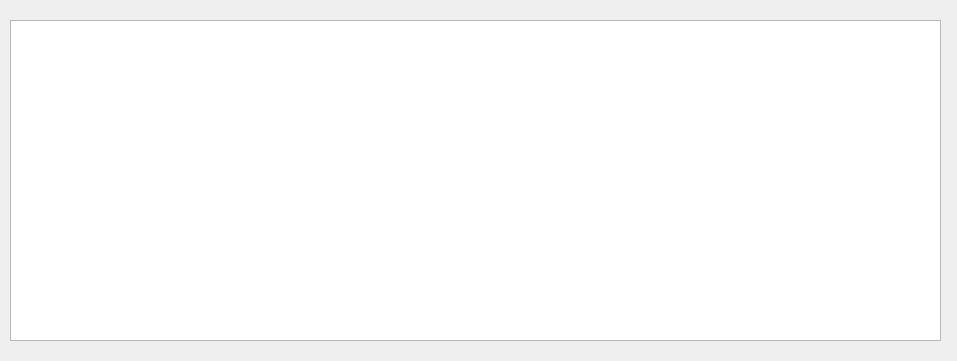
<?xml version="1.0" encoding="UTF-8"?>
<ui version="4.0">
 <class>DebugWindow</class>
 <widget class="QDialog" name="DebugWindow">
  <property name="geometry">
   <rect>
    <x>0</x>
    <y>0</y>
    <width>957</width>
    <height>361</height>
   </rect>
  </property>
  <property name="windowTitle">
   <string>Dialog</string>
  </property>
  <widget class="QTextEdit" name="Debug_window">
   <property name="geometry">
    <rect>
     <x>10</x>
     <y>20</y>
     <width>931</width>
     <height>321</height>
    </rect>
   </property>
   <property name="sizePolicy">
    <sizepolicy hsizetype="Fixed" vsizetype="Fixed">
     <horstretch>0</horstretch>
     <verstretch>0</verstretch>
    </sizepolicy>
   </property>
   <property name="readOnly">
    <bool>true</bool>
   </property>
  </widget>
 </widget>
 <resources/>
 <connections/>
</ui>
